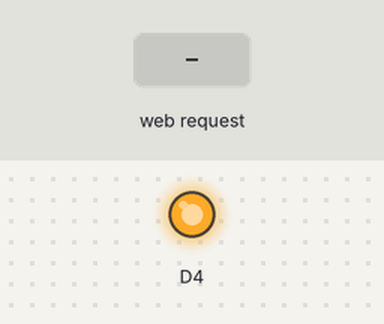
Recording of a sketch running on a simulated ESP8266 (NodeMCU). Shown: output pins drawn as LEDs (lit = HIGH). The inputs (shaded band) are chosen by the test bench. WiFi joins after 1.5 s; servers stay silent unless stated; what the sketch prints to the serial monitor is not drawn.

Above: at 7.2 s.
7.3 s: HTTP request GET /led=on received
At 8.3 s:
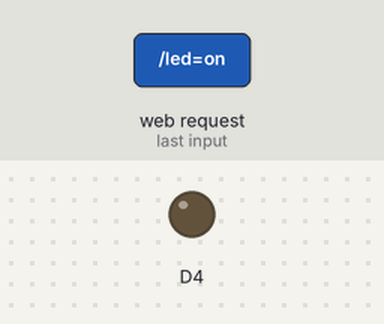
8.8 s: HTTP request GET /led=off received
At 9.4 s:
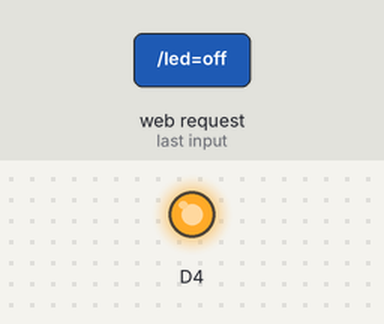
Timing chart, 0 to 11.8 s (numbered marks = the images above; inputs shaded):
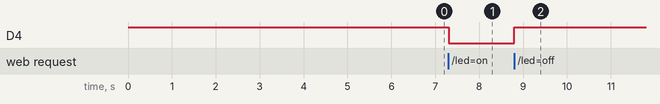

The sketch:

led_wifi.ino
```cpp
#include <ESP8266WiFi.h>

#define NET_SSID "veiga"
#define NET_PASS "andmar89"

WiFiServer server(80);

void setup() {
  pinMode(D4, OUTPUT);
  digitalWrite(D4, HIGH);

  Serial.begin(9600);
  Serial.print("Trying to connect to the wi-fi network: ");
  Serial.println(NET_SSID);

  WiFi.begin(NET_SSID, NET_PASS);

  int attempt = 0;
  while(WiFi.status() != WL_CONNECTED || attempt < 30) {
    delay(200);
    Serial.print(".");
    attempt++;
  }

  if (WiFi.status() != WL_CONNECTED) {
    Serial.println("\nUnable to connect.");
  } else {
    Serial.println("\nSuccessfully connected!");
    server.begin();
    Serial.println("Server started on: http://");
    Serial.print(WiFi.localIP());
  }
}

void loop() {
  if (WiFi.status() != WL_CONNECTED) {
    setup();
  } else {
    WiFiClient wifiClient = server.available();
    if (wifiClient.connected()){
      String req = wifiClient.readStringUntil('\r');
      Serial.println(req);
      wifiClient.flush();

      if (req.indexOf("/led=on") != -1) {
        digitalWrite(D4, LOW);
      }
      if (req.indexOf("/led=off") != -1) {
        digitalWrite(D4, HIGH);
      }

      wifiClient.println("HTTP/1.1 200 OK");
      wifiClient.println("Content-Type:text/html");
      wifiClient.println("");
      wifiClient.println("<!DOCTYPE HTML>");
      wifiClient.println("<html>");
      wifiClient.println("<body>");
      wifiClient.println("<a href='/led=on'>Ligar</a>");
      wifiClient.println("<a href='/led=off'>Desligar</a>");
      wifiClient.println("</body>");
      wifiClient.println("</html>");
    }
  }
}
```

Measured:
- after the input at 7.3 s, D4: HIGH → LOW at once
- after the input at 8.8 s, D4: LOW → HIGH at once
